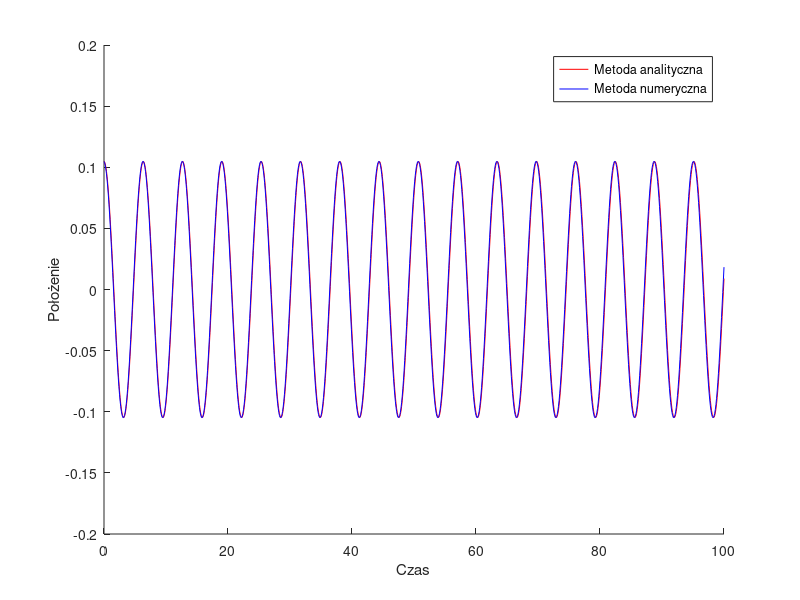

Here is the MATLAB script that generated this plot:
clear;
close all
h = 0.1;
t = 0:h:100;
teta = pi/30;
g = 9.81;
l = 10;

analityczna = [];

for i = 1:1:length(t)
analityczna(i) = teta*cos(t(i)*(sqrt(g/l)));
end

num = [0];

num2 = [teta];



for i = 2:1:length(t)
%num(i) = num(i-1) - h * (g/l) * sin(num2(i-1));\
num(i) = num(i-1) - h * (g/l) * num2(i-1);
num2(i) = num2(i-1) + num(i) * h;
end

hold on;
plot(t, analityczna, 'r');
plot(t, num2, 'b');
xlabel('Czas');
ylabel('Położenie');
legend('Metoda analityczna', 'Metoda numeryczna');